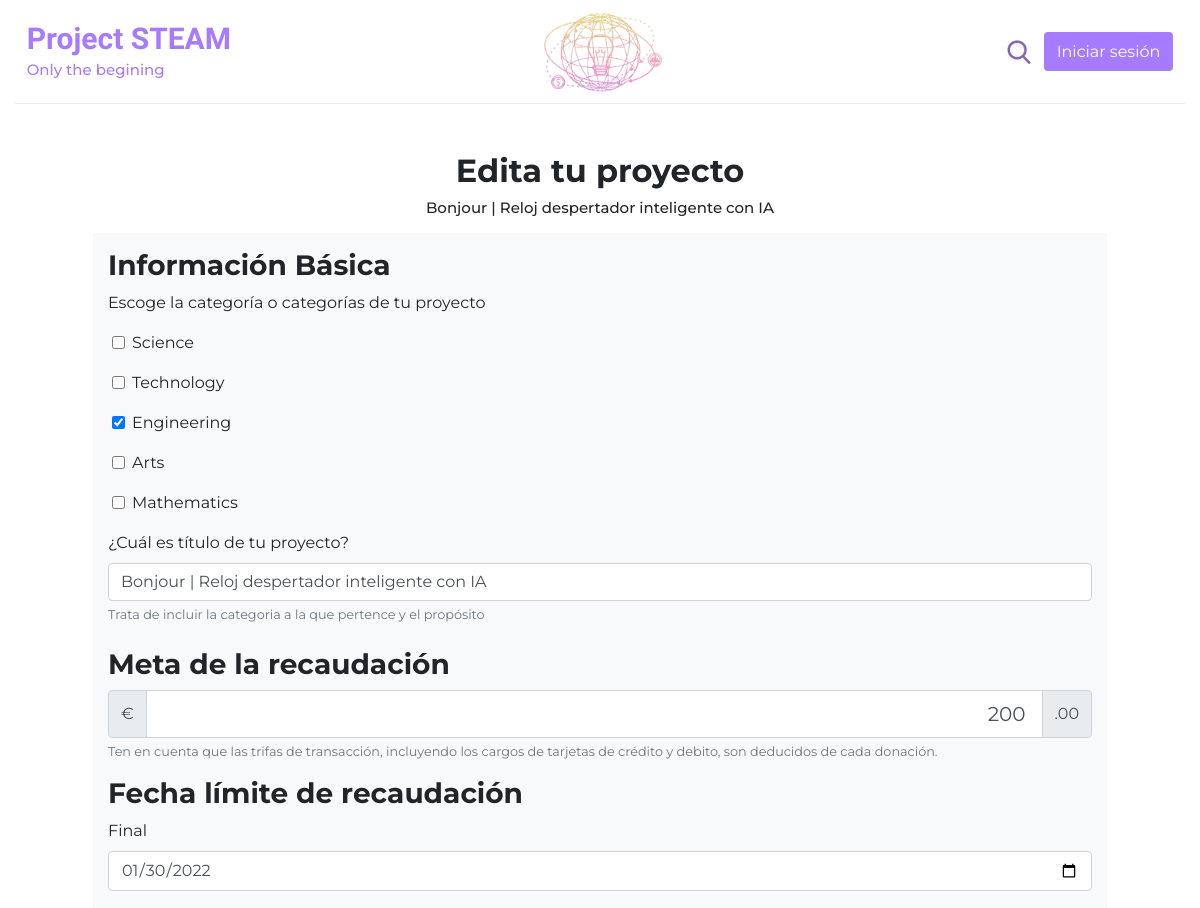
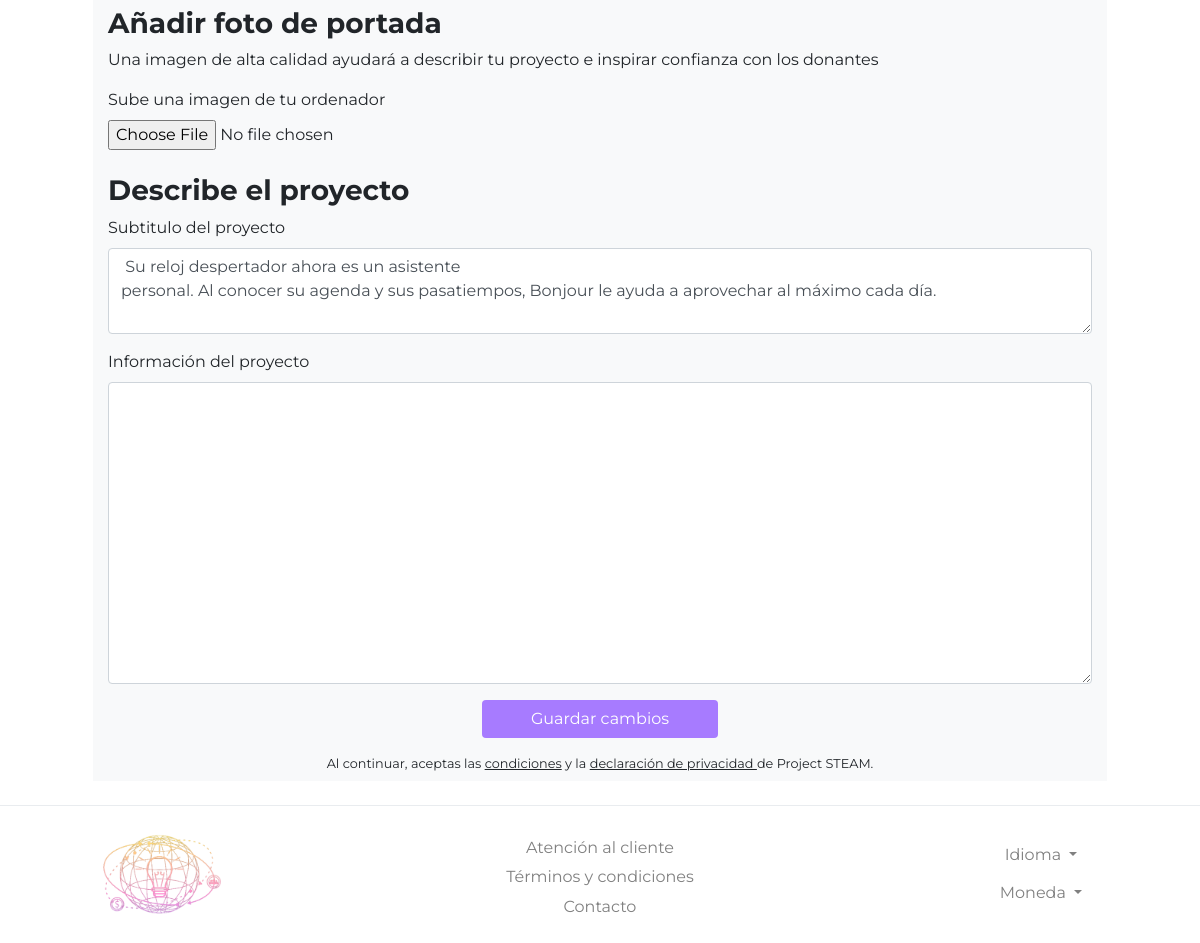
The app's page /edit_project.php?project_id=9 with its own data (2 pictures, top to bottom).
### tables this page shows
CREATE TABLE `projects` (
  `title` text NOT NULL,
  `subtitle` text NOT NULL,
  `organizer_id` int(11) NOT NULL,
  `start_date` timestamp NOT NULL DEFAULT current_timestamp(),
  `end_date` timestamp NOT NULL DEFAULT current_timestamp(),
  `description` text NOT NULL,
  `picture` text NOT NULL,
  `moneyGoal` int(11) NOT NULL,
  `id_project` int(11) NOT NULL,
  `science` tinyint(1) NOT NULL,
  `tech` tinyint(1) NOT NULL,
  `eng` tinyint(1) NOT NULL,
  `art` tinyint(1) NOT NULL,
  `math` tinyint(1) NOT NULL
);

### edit_project.php (the view, shortened to what this page needs)
<?php
    include "dbConn.php";
  $project_id = $_GET['project_id'];
  $sql = "SELECT *  FROM `projects` WHERE id_project=" . $project_id;
  $result = mysqli_query($connection, $sql);
  $project_title = "";
  $money_goal = "";
  $end_date = "";
  $project_sub = "";
  $project_info = "";
  $science = 0;
  $tech = 0;
  $eng = 0;
  $art = 0;
  $math = 0;
  if (mysqli_num_rows($result) > 0) {
    while($row = mysqli_fetch_assoc($result)) {
        $project_title = $row['title'];
        $money_goal = $row['moneyGoal'];
        $end_date = $row['end_date'];
        $project_sub = $row['subtitle'];
        $project_info = $row['description'];
        $science = $row['science'];
        $tech = $row['tech'];
        $eng = $row['eng'];
        $art = $row['art'];
        $math = $row['math'];
    }
  } else {
    echo "0 results";
  }
?>
<!DOCTYPE html>
<html lang="es">
<head>
    <link rel="stylesheet" href="https://maxcdn.bootstrapcdn.com/bootstrap/4.0.0/css/bootstrap.min.css"
 />
    <link href="css/style.css" rel="stylesheet" />
</head>
<body>
    <?php include "top_bar.php"?>
    <div class="container project_header mt-5 ">
        <h1>Edita tu proyecto</h1>
        <h2><?php echo $project_title?></h2>
        <div class="row mt-2 mx-5">
            <div class="col bg-light">
                <form id="edit_project_form" action="#" method="POST" enctype="multipart/form-data">
                    <h3 class="mt-3"> <b>Información Básica</b> </h3>
                    <p>Escoge la categoría o categorías de tu proyecto</p>
                    <div class="form-group ml-4">
                        <?php if($science == 0){echo '<input class="form-check-input" type="checkbox" name="science" id="cb_science">';}
                        else {echo '<input class="form-check-input" type="checkbox" name="science" id="cb_science" checked>';} ?>
                        <label class="form-check-label" for="cb_science">Science</label>
                    </div>
                    <div class="form-group  ml-4">
                    <?php if($tech == 0){echo '<input class="form-check-input" type="checkbox" name="tech"  id="cb_tech">';}
                        else {echo '<input class="form-check-input" type="checkbox" name="tech" id="cb_tech" checked>';} ?>
                        <label class="form-check-label" for="cb_tech">Technology</label>
                    </div>
                    <div class="form-group  ml-4">
                    <?php if($eng == 0){echo '<input class="form-check-input" type="checkbox" name="eng"  id="cb_engineering">';}
                        else {echo '<input class="form-check-input" type="checkbox" name="eng" id="cb_engineering" checked>';} ?>
                        <label class="form-check-label" for="cb_engineering">Engineering</label>
                    </div>
                    <div class="form-group  ml-4">
                    <?php if($art == 0){echo '<input class="form-check-input" type="checkbox" name="art" id="cb_arts">';}
                        else {echo '<input class="form-check-input" type="checkbox" name="art" id="cb_arts" checked>';} ?>
                        <label class="form-check-label" for="cb_arts">Arts</label>
                    </div>
                    <div class="form-group  ml-4">
                    <?php if($math == 0){echo '<input class="form-check-input" type="checkbox" name="math" id="cb_math">';}
                        else {echo '<input class="form-check-input" type="checkbox" name="math" id="cb_math" checked>';} ?>
                        <label class="form-check-label" for="cb_math">Mathematics</label>
                    </div>
                    <div class="form-group">
                        <label for="title">¿Cuál es título de tu proyecto? </label>
                        <input type="text" class="form-control" id="title" name="project_title" placeholder="Ej. El juego para niños que les hará amar las matemáticas " value= "<?php echo $project_title?>" required>
                        <small id="title_help" class="form-text text-muted"> Trata de incluir la categoria a la que pertence y el propósito </small>
                    </div>
                    <h3 class="mt-4"> <b>Meta de la recaudación </b>  </h3>
                    <div class="form-group">
                        <div class="input-group mb-1">
                            <div class="input-group-prepend"> <span class="input-group-text">€</span> </div>
                            <input type="text" id="goal" name="money_goal"  maxlength="5" inputmode="numeric" class="form-control form-control-lg" aria-label="Inserta la cantidad meta"
                            style="text-align: right;" value= "<?php echo $money_goal?>"  required>
                            <div class="input-group-append"> <span class="input-group-text">.00</span></div>
                        </div>
                        <small id="title_help" class="form-text text-muted">
                            Ten en cuenta que las trifas de transacción, incluyendo los cargos de tarjetas de crédito y debito,
                            son deducidos de cada donación.
                        </small>
                    </div>
                    <h3> <b> Fecha límite de recaudación</b> </h3>
                    <div class="form-group">
                        <label for="startDate">Final</label>
                        <input id="startDate" name="end_date" class="form-control" type="date" value="<?php echo date('Y-m-d', strtotime($end_date))?>"required />
                    </div>
                    <h3 class="mt-4"> <b> Añadir foto de portada</b> </h3>
                    <p> Una imagen de alta calidad ayudará a describir tu proyecto e inspirar confianza con los donantes  </p>
                    <div class="form-group">
                        <label for="exampleFormControlFile1">Sube una imagen de tu ordenador</label>
                        <input type="file"  name="project_pic" class="form-control-file" accept="image/*" id="exampleFormControlFile1" required>
                    </div>
                    <h3 class="mt-4"><b>Describe el proyecto</b> </h3>
                    <div class="form-group">
                        <label for="title">Subtitulo del proyecto</label>
                        <textarea class="form-control" name="project_sub" id="title" rows="3" placeholder="Describe brevemente el proyecto " maxlength="200" required> <?php echo $project_sub?> </textarea>
                    </div>
                    <div class="form-group">
                        <label for="project_info">Información del proyecto</label>
                        <textarea class="form-control" name="project_info" id="project_info" rows="12" required> <?php echo $project_info; ?></textarea>
                    </div>
                    <div class="text-center my-2"><button type="submit" value="submit" id="edit_project_btn" name="edit_project" class="btn bgPurple px-5">Guardar cambios</button></div>
                    <div class="p-2 text-center small m">Al continuar, aceptas las <a class="link" href="#">condiciones</a> y la <a class="link" href="#">declaración de privacidad </a> de Project STEAM.</div>
                </form>
            </div>
        </div>
    </div>
    <footer class="row footer_container">
        <div class="col-md-3 footer_columna">
            <img class="img-fluid logo" src="media/logo_multicolor.png" />
        </div>
        <div class="col-md-6 footer_columna">
            <a href="#">Atención al cliente</a>
            <a href="#">Términos y condiciones</a>
            <a href="#">Contacto</a>
        </div>
        <div class="col-md-3 footer_columna">
            <div class="dropdown show">
                <a class="btn dropdown-toggle" href="#" role="button" id="dropdownMenuLink" data-toggle="dropdown"
                    aria-haspopup="true" aria-expanded="false">
                    Idioma
                </a>
            </div>
            <div class="dropdown show">
                <a class="btn dropdown-toggle" href="#" role="button" id="dropdownMenuLink" data-toggle="dropdown"
                    aria-haspopup="true" aria-expanded="false">
                    Moneda
                </a>
            </div>
        </div>
    </footer>
</body>
</html>

### css/style.css (style rules this page uses)
:root { --amarillo: #FFE031; --rosa: #FF66C4; --morado: #A77BFF; --verdeSteam: #9bffb2; --celesteSteam: #47e2ff; --amarilloSteam: #ffeb3f; --naranjaSteam: #fd9b1e; --rojoSteam: #ff3838; --colorClaro: #f8f9f9; }
body { margin: 0; padding: 0; font-family: 'Montserrat', sans-serif; }
h1 { margin: 0; font-size: 35px; }
h2 { margin: 0; padding-top: 0.75%; padding-bottom: 0.75%; font-size: 15px; }
.logo { position: relative; height: 80px; width: auto; margin-block: auto; justify-self: center; }
.bgPurple { background-color: var(--morado); color: white; }
.link { text-decoration: underline; margin-bottom: 2%; color: #212529; }
.footer_container { border-top: 1px solid #e9ecef; margin-top: 2%; padding-block: 1%; padding: 2% 1%; margin-inline: 0px; }
.footer_columna { margin-top: auto; margin-bottom: auto; text-align: center; }
footer a, .nav a { display: block; padding-top: 1%; color: grey; }
.project_header h1 { font-weight: bold; font-size: xx-large; text-align: center; }
.project_header h2 { text-align: center; }

### records on screen
projects: title "Bonjour | Reloj despertador inteligente con IA", project_title "Bonjour | Reloj despertador inteligente con IA", money_goal "200", end_date "01/30/2022", project_sub "Su reloj despertador ahora es un asistente personal. Al conocer su agenda y sus pasatiempos, Bonjour le ayuda a aprovechar al máximo cada día."
